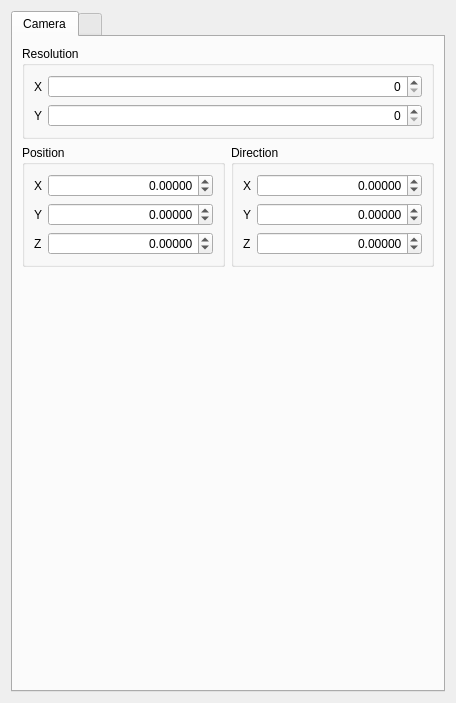
<?xml version="1.0" encoding="UTF-8"?>
<ui version="4.0">
 <class>SettingsWindow</class>
 <widget class="QWidget" name="SettingsWindow">
  <property name="geometry">
   <rect>
    <x>0</x>
    <y>0</y>
    <width>456</width>
    <height>703</height>
   </rect>
  </property>
  <property name="windowTitle">
   <string>Settings</string>
  </property>
  <layout class="QGridLayout" name="gridLayout">
   <item row="0" column="0">
    <widget class="QTabWidget" name="tabWidget">
     <property name="sizePolicy">
      <sizepolicy hsizetype="Minimum" vsizetype="Expanding">
       <horstretch>0</horstretch>
       <verstretch>0</verstretch>
      </sizepolicy>
     </property>
     <property name="minimumSize">
      <size>
       <width>10</width>
       <height>0</height>
      </size>
     </property>
     <property name="currentIndex">
      <number>0</number>
     </property>
     <widget class="QWidget" name="tabWidgetPage1">
      <attribute name="title">
       <string>Camera</string>
      </attribute>
      <layout class="QVBoxLayout" name="verticalLayout_2">
       <item>
        <widget class="QGroupBox" name="groupBox">
         <property name="title">
          <string>Resolution</string>
         </property>
         <layout class="QFormLayout" name="formLayout">
          <item row="0" column="0">
           <widget class="QLabel" name="label">
            <property name="text">
             <string>X</string>
            </property>
           </widget>
          </item>
          <item row="1" column="0">
           <widget class="QLabel" name="label_2">
            <property name="text">
             <string>Y</string>
            </property>
           </widget>
          </item>
          <item row="0" column="1">
           <widget class="QSpinBox" name="width_spinBox">
            <property name="alignment">
             <set>Qt::AlignRight|Qt::AlignTrailing|Qt::AlignVCenter</set>
            </property>
            <property name="prefix">
             <string/>
            </property>
            <property name="maximum">
             <number>9999</number>
            </property>
           </widget>
          </item>
          <item row="1" column="1">
           <widget class="QSpinBox" name="height_spinBox">
            <property name="layoutDirection">
             <enum>Qt::LeftToRight</enum>
            </property>
            <property name="alignment">
             <set>Qt::AlignRight|Qt::AlignTrailing|Qt::AlignVCenter</set>
            </property>
            <property name="buttonSymbols">
             <enum>QAbstractSpinBox::UpDownArrows</enum>
            </property>
            <property name="maximum">
             <number>9999</number>
            </property>
           </widget>
          </item>
         </layout>
        </widget>
       </item>
       <item>
        <widget class="QFrame" name="frame">
         <property name="frameShape">
          <enum>QFrame::NoFrame</enum>
         </property>
         <property name="frameShadow">
          <enum>QFrame::Raised</enum>
         </property>
         <layout class="QHBoxLayout" name="horizontalLayout_2">
          <property name="leftMargin">
           <number>0</number>
          </property>
          <property name="topMargin">
           <number>0</number>
          </property>
          <property name="rightMargin">
           <number>0</number>
          </property>
          <property name="bottomMargin">
           <number>0</number>
          </property>
          <item>
           <widget class="QGroupBox" name="groupBox_2">
            <property name="title">
             <string>Position</string>
            </property>
            <layout class="QFormLayout" name="formLayout_2">
             <item row="2" column="0">
              <widget class="QLabel" name="label_3">
               <property name="text">
                <string>Z</string>
               </property>
              </widget>
             </item>
             <item row="1" column="0">
              <widget class="QLabel" name="label_4">
               <property name="text">
                <string>Y</string>
               </property>
              </widget>
             </item>
             <item row="0" column="0">
              <widget class="QLabel" name="label_5">
               <property name="text">
                <string>X</string>
               </property>
              </widget>
             </item>
             <item row="0" column="1">
              <widget class="QDoubleSpinBox" name="cameraPositionX_doubleSpinBox">
               <property name="alignment">
                <set>Qt::AlignRight|Qt::AlignTrailing|Qt::AlignVCenter</set>
               </property>
               <property name="decimals">
                <number>5</number>
               </property>
               <property name="minimum">
                <double>-99999999.000000000000000</double>
               </property>
               <property name="maximum">
                <double>99999999.000000000000000</double>
               </property>
              </widget>
             </item>
             <item row="1" column="1">
              <widget class="QDoubleSpinBox" name="cameraPositionY_doubleSpinBox">
               <property name="alignment">
                <set>Qt::AlignRight|Qt::AlignTrailing|Qt::AlignVCenter</set>
               </property>
               <property name="decimals">
                <number>5</number>
               </property>
               <property name="minimum">
                <double>-99999999.000000000000000</double>
               </property>
               <property name="maximum">
                <double>99999999.000000000000000</double>
               </property>
              </widget>
             </item>
             <item row="2" column="1">
              <widget class="QDoubleSpinBox" name="cameraPositionZ_doubleSpinBox">
               <property name="alignment">
                <set>Qt::AlignRight|Qt::AlignTrailing|Qt::AlignVCenter</set>
               </property>
               <property name="decimals">
                <number>5</number>
               </property>
               <property name="minimum">
                <double>-99999999.000000000000000</double>
               </property>
               <property name="maximum">
                <double>99999999.000000000000000</double>
               </property>
              </widget>
             </item>
            </layout>
           </widget>
          </item>
          <item>
           <widget class="QGroupBox" name="groupBox_3">
            <property name="title">
             <string>Direction</string>
            </property>
            <layout class="QFormLayout" name="formLayout_3">
             <item row="0" column="0">
              <widget class="QLabel" name="label_8">
               <property name="text">
                <string>X</string>
               </property>
              </widget>
             </item>
             <item row="0" column="1">
              <widget class="QDoubleSpinBox" name="cameraRotationX_doubleSpinBox">
               <property name="alignment">
                <set>Qt::AlignRight|Qt::AlignTrailing|Qt::AlignVCenter</set>
               </property>
               <property name="decimals">
                <number>5</number>
               </property>
               <property name="minimum">
                <double>-99999999.000000000000000</double>
               </property>
               <property name="maximum">
                <double>99999999.000000000000000</double>
               </property>
              </widget>
             </item>
             <item row="1" column="0">
              <widget class="QLabel" name="label_6">
               <property name="text">
                <string>Y</string>
               </property>
              </widget>
             </item>
             <item row="1" column="1">
              <widget class="QDoubleSpinBox" name="cameraRotationY_doubleSpinBox">
               <property name="alignment">
                <set>Qt::AlignRight|Qt::AlignTrailing|Qt::AlignVCenter</set>
               </property>
               <property name="decimals">
                <number>5</number>
               </property>
               <property name="minimum">
                <double>-99999999.000000000000000</double>
               </property>
               <property name="maximum">
                <double>99999999.000000000000000</double>
               </property>
              </widget>
             </item>
             <item row="2" column="0">
              <widget class="QLabel" name="label_7">
               <property name="text">
                <string>Z</string>
               </property>
              </widget>
             </item>
             <item row="2" column="1">
              <widget class="QDoubleSpinBox" name="cameraRotationZ_doubleSpinBox">
               <property name="alignment">
                <set>Qt::AlignRight|Qt::AlignTrailing|Qt::AlignVCenter</set>
               </property>
               <property name="decimals">
                <number>5</number>
               </property>
               <property name="minimum">
                <double>-99999999.000000000000000</double>
               </property>
               <property name="maximum">
                <double>99999999.000000000000000</double>
               </property>
              </widget>
             </item>
            </layout>
           </widget>
          </item>
         </layout>
        </widget>
       </item>
       <item>
        <spacer name="verticalSpacer">
         <property name="orientation">
          <enum>Qt::Vertical</enum>
         </property>
         <property name="sizeHint" stdset="0">
          <size>
           <width>20</width>
           <height>40</height>
          </size>
         </property>
        </spacer>
       </item>
      </layout>
     </widget>
     <widget class="QWidget" name="tabWidgetPage2">
      <attribute name="title">
       <string/>
      </attribute>
     </widget>
    </widget>
   </item>
  </layout>
 </widget>
 <resources/>
 <connections/>
</ui>
